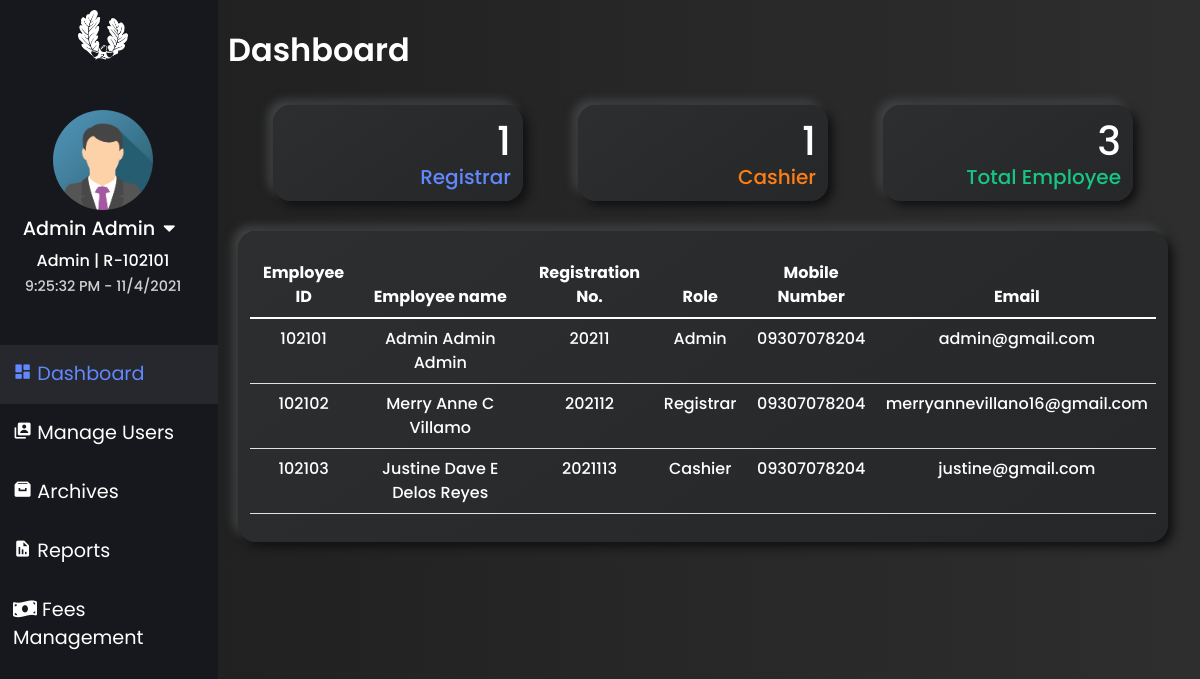
Screenshot of /html/registrar_access.php (signed in) with the database file from the repository.
### tables this page shows
CREATE TABLE `tbl_employee_info` (
  `reg_no` varchar(255) NOT NULL,
  `employee_id` int(20) NOT NULL,
  `role` varchar(20) NOT NULL,
  `firstname` varchar(100) NOT NULL,
  `lastname` varchar(100) NOT NULL,
  `middlename` varchar(100) NOT NULL,
  `sex` varchar(20) NOT NULL,
  `email` varchar(255) NOT NULL,
  `address` longtext NOT NULL,
  `contact_number` varchar(15) NOT NULL,
  `hireDate` varchar(100) NOT NULL,
  `joined_date` varchar(100) NOT NULL
);

### html/registrar_access.php (the view, shortened to what this page needs)
<?php
  require_once '../connection/Config.php';
?>
<!doctype html>
<html lang="en">
  <head>
    <link rel="stylesheet" type="text/css" href="https://cdn.datatables.net/v/bs5/jq-3.6.0/dt-1.11.3/b-2.0.1/datatables.min.css"/>
    <link rel="stylesheet" href="https://cdn.jsdelivr.net/npm/bootstrap@5.1.3/dist/css/bootstrap.min.css">
        <link rel="stylesheet" href="https://pro.fontawesome.com/releases/v5.10.0/css/all.css"/>
        <link rel="stylesheet" href="https://cdnjs.cloudflare.com/ajax/libs/font-awesome/5.14.0/css/all.min.css" />
        <link href='https://unpkg.com/boxicons@2.0.9/css/boxicons.min.css' rel='stylesheet'>
    <link rel="stylesheet" type="text/css" href="../css/registrar_access.css?<?php echo time(); ?>" />
    <link rel="stylesheet" href="https://cdnjs.cloudflare.com/ajax/libs/animate.css/4.1.1/animate.min.css"/>
    <link rel="stylesheet" href="https://cdn.linearicons.com/free/1.0.0/icon-font.min.css">
  </head>
  <body>
    <div class="row">
      <div class="col left-tab">
      <img src="../images/logo.png" class="logoLeftTab" alt="">
        <div class="upper-left-tab">
            <img src="..\images\registrar_img\sample_registrar_pic.png" alt="">
            <p class="reg__name" style="font-size: 1.2rem;"><?= $_SESSION['fullname'];?><i class="fas fa-caret-down mx-2" onclick="profile_link_show()"></i></p>
            <p class="reg__name" id="roleId"><?= $_SESSION['role'];?> | R-<?= $_SESSION['employeeId'];?></p>
            <p class="reg__name" id="reg-date-time"></p>
        </div>
            <div class="nav flex-column nav-pills pl-2 mt-5 align-middle" id="v-pills-tab" role="tablist" aria-orientation="vertical">
                <a class="nav-link active main__" id="v-pills-dashboard-tab" data-toggle="pill" href="#v-pills-dashboard" role="tab" aria-controls="v-pills-dashboard" aria-selected="true"><i class='bx bxs-dashboard'></i>&nbsp;Dashboard</a>
                <a class="nav-link main__" id="v-pills-manage-users-tab" data-toggle="pill" href="#v-pills-manage-users" role="tab" aria-controls="v-pills-manage-users" aria-selected="false"><i class='bx bxs-user-account'></i>&nbsp;Manage Users</a>
                <a class="nav-link main__" id="v-pills-archives-tab" data-toggle="pill" href="#v-pills-archives" role="tab" aria-controls="v-pills-archives" aria-selected="false"><i class='bx bxs-archive'></i>&nbsp;Archives</a>
                <a class="nav-link main__" id="v-pills-reports-tab" data-toggle="pill" href="#v-pills-reports" role="tab" aria-controls="v-pills-reports" aria-selected="false"><i class='bx bxs-report' ></i>&nbsp;Reports</a>
                <a class="nav-link main__" id="v-pills-fees-tab" data-toggle="pill" href="#v-pills-fees" role="tab" aria-controls="v-pills-fees" aria-selected="false"><i class="fas fa-money-bill-wave"></i>&nbsp;Fees Management</a>
            </div>
        </div>
        <div class="col-sm right-tab">
          <div class="tab-content" id="v-pills-tabContent">
            <div class="tab-pane fade show active" id="v-pills-dashboard" role="tabpanel" aria-labelledby="v-pills-dashboard-tab">
              <p class="title_tab_universal my-3" >Dashboard</p>
            <div class="dashBoardForRegistrar" id="dashboardForAdminId">
              <div class="studentCountBox" id="">
                        <h1>
                          <?php
                          $sql = "SELECT `role`FROM `tbl_employee_info` WHERE `role` = 'Registrar'";
                          $statement = $con->prepare($sql);
                          $statement->execute();
                          $result = $statement->get_result();
                          $count = mysqli_num_rows($result);
                          echo $count;
                        ?>
                      </h1>
                    <h3>Registrar</h3>
              </div>
              <div class="studentCountBox" id="">
                        <h1>
                          <?php
                          $sql = "SELECT `role`FROM `tbl_employee_info` WHERE `role` = 'Cashier'";
                          $statement = $con->prepare($sql);
                          $statement->execute();
                          $result = $statement->get_result();
                          $count = mysqli_num_rows($result);
                          echo $count;
                        ?>
                      </h1>
                    <h3>Cashier</h3>
              </div>
              <div class="studentCountBox" id="">
                        <h1>
                        <?php
                        $sql = "SELECT * FROM tbl_employee_info";
                        $statement = $con->prepare($sql);
                        $statement->execute();
                        $result = $statement->get_result();
                        $count = mysqli_num_rows($result);
                        echo $count;
                      ?>
                      </h1>
                    <h3>Total Employee</h3>
              </div>
                  <div class="dashboardBox">
                        <table class="table" style="color: var(--white)">
                            <thead class="thead-light">
                              <tr>
                                <th scope="col">Employee ID</th>
                                <th scope="col">Employee name</th>
                                <th scope="col">Registration No.</th>
                                <th scope="col">Role</th>
                                <th scope="col">Mobile Number</th>
                                <th scope="col">Email</th>
                              </tr>
                            </thead>
                            <tbody id="adminDash">
                            <?php
                            $sql ="SELECT reg_no, employee_id, role, CONCAT(firstname,' ',middlename,' ',lastname) AS fullname,  email, contact_number
                            FROM tbl_employee_info";
                            $stmt = $con->prepare($sql);
                            $stmt->execute();
                            $res = $stmt->get_result();
                            $count = $res->num_rows;
                            ?>
                            <?php
                            if($count > 0){
                            while($data = $res->fetch_assoc()){?>
                            <tr class="text-center">
                                <td><?=$data['employee_id'];?></td>
                                <td><?=$data['fullname'];?></td>
                                <td><?=$data['reg_no'];?></td>
                                <td><?=$data['role'];?></td>
                                <td><?=$data['contact_number'];?></td>
                                <td><?=$data['email'];?></td>
                            </tr>
                            <?php }?>
                            <?php }else{?>
                            <tr>
                                <td><?php echo "No Records"?></td>
                            </tr>
                            <?php }
                            ?>
                          </tbody>
                        </table>
                        </div>
                      </div>
          </div>
          </div>
        </div>
    </div>
  </body>
</html>

### css/registrar_access.css (style rules this page uses)
:root { font-size: 16px; --font-school-name: 'Zilla Slab', serif; --font-tagline: 'Overpass', sans-serif; --primary: #3861fb; --secondary: #6188ff; --greenPrimary: #16c784; --greenSecondary: #56c59a; --purple: #DDA0DD; --orange: #fd7e14; --white: #ffffff; --leftTabBg: #17181d; --secondDarkBg: #222531; --thirdDarkBg: #394158; --activeColorBg: rgb(56, 56, 63, 0.5); }
html, body { background: linear-gradient(to right, #1e1e1e, #2e2e2e); color: var(--white); }
* { font-family: 'Poppins', sans-serif; margin: 0; padding: 0; box-sizing: border-box; }
.row { width: 100%; }
.left-tab { padding: 0; top: 0; bottom: 0; overflow-y: auto; max-width: 230px; position: fixed; background-color: var(--leftTabBg); color: var(--white); z-index: 999; height: 100%; }
.logoLeftTab { width: 50px; height: 50px; display: block; margin: 10px auto; }
.upper-left-tab { position: relative; }
.upper-left-tab > * { transition: 300ms ease; }
.upper-left-tab img { width: 100px; height: 100px; border-radius: 50%; display: block; margin: 50px auto 5px; }
.reg__name { text-align: center; margin: 0; font-weight: 500; margin-bottom: 3px; }
.reg__name:last-child { font-size: .9rem; opacity: .8; }
.reg__name i { cursor: pointer; }
.nav-link.main__ { color: var(--white-color); font-size: 1.2rem; padding: 15px 25px; width: 100%; text-align: left; transition: 250ms; border-radius: 0; }
.nav-link.main__.active { background: var(--activeColorBg); color: var(--secondary); border-radius: 0; }
.right-tab { margin-left: 230px; padding: 10px; }
.title_tab_universal { font-size: 2rem; font-weight: 600; color: white; }
.dashboardBox { width: 100%; border-radius: 18px; background: linear-gradient(145deg, #2d2e2f, #262728); box-shadow: 5px 5px 10px #111112, -5px -5px 10px #434546; backdrop-filter: blur(1.8px); -webkit-backdrop-filter: blur(1.8px); padding: 12px; position: relative; margin: 15px 10px; }
.dashBoardForRegistrar { display: flex; width: 100%; flex-wrap: wrap; justify-content: space-evenly; }
.table { margin-top: 10px; text-align: center; font-weight: 500; }
.studentCountBox, .employeeCountBox { max-width: 25%; min-width: 250px; border-radius: 18px; background: linear-gradient(145deg, #2d2e2f, #262728); box-shadow: 5px 5px 10px #111112, -5px -5px 10px #434546; backdrop-filter: blur(1.8px); -webkit-backdrop-filter: blur(1.8px); padding: 12px; position: relative; margin: 15px 10px; cursor: pointer; transition: all 250ms; }
.studentCountBox h3 { font-size: 20px; margin: 0; padding: 0; text-align: right; }
.studentCountBox h1 { margin: 0; padding: 0; color: var(--white); text-align: right; }
.studentCountBox:nth-child(1) { color: var(--secondary); }
.studentCountBox:nth-child(2) { color: var(--orange); }
.studentCountBox:nth-child(3) { color: var(--greenPrimary); }

### rows the page displays
tbl_employee_info: employee_id "102101", fullname "Admin Admin Admin", reg_no "20211", role "Admin", contact_number "09307078204", email "admin@gmail.com"
tbl_employee_info: employee_id "102102", fullname "Merry Anne C Villamo", reg_no "202112", role "Registrar", contact_number "09307078204", email "merryannevillano16@gmail.com"
tbl_employee_info: employee_id "102103", fullname "Justine Dave E Delos Reyes", reg_no "2021113", role "Cashier", contact_number "09307078204", email "justine@gmail.com"

### other values shown
$_SESSION['fullname'] "Admin Admin"
$_SESSION['role'] "Admin"
$_SESSION['employeeId'] "102101"
$count "1"
$count "3"
